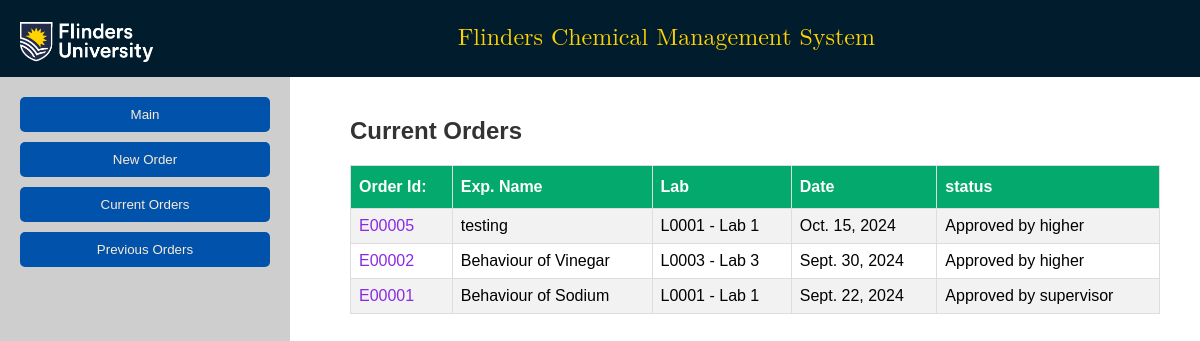
The page /current_order/ on the database as committed earlier.
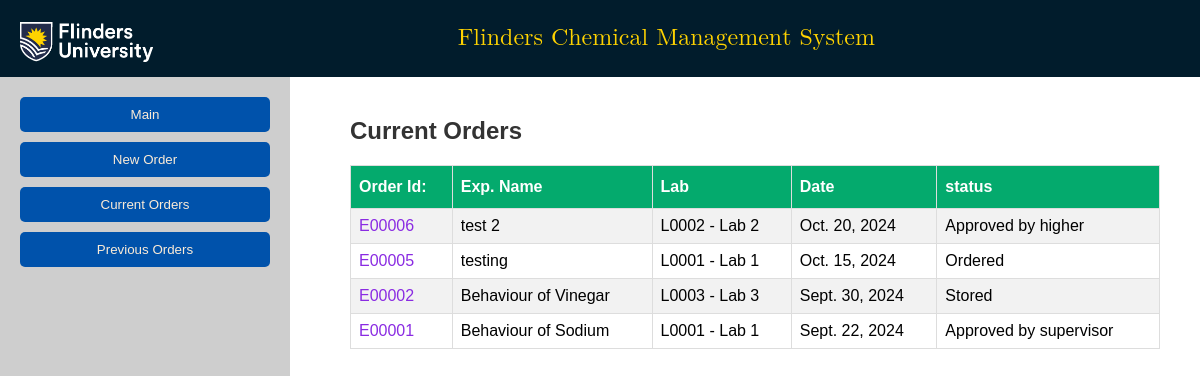
The same page on the database as committed later.
### furc/models.py (models this page shows, shortened)
class Order(models.Model):
    order_id = models.CharField(primary_key=True, max_length=10)
    exp_name = models.CharField(max_length=100)
    lab_id = models.ForeignKey(Laboratory, on_delete=models.CASCADE)
    exp_procedure = models.FileField(upload_to= custom_file_upload_path_exp, null=True, blank=True)
    risk_assessment = models.FileField(upload_to= custom_file_upload_path_risk, null=True, blank=True)
    order_date = models.DateField(editable=False, auto_now_add=True)
    updated_date = models.DateField(default=None, null=True)
    order_status = models.CharField(max_length=30, choices=ORDER_STATUS, default='Requested')

class Laboratory(models.Model):
    lab_id = models.CharField(primary_key=True, max_length=10)
    lab_name = models.CharField(max_length=50)
    center_id = models.ForeignKey(ResearchCenter, on_delete=models.CASCADE, null=True, blank=True)
    storage_locations = GenericRelation(StorageLocation)
    def __str__(self):
        return f'{self.lab_id} - {self.lab_name}'

### furc/views.py (the view)
# urls.py: path('current_order/', views.currentOrder, name='currentOrder'),
def currentOrder(request):
    current_order = Order.objects.all().exclude(order_status='Closed').exclude(order_status='Rejected by supervisor').exclude(order_status='Rejected by higher').order_by('-order_date')
    params = {'orders':current_order}
    return render(request, 'furc/current_order.html', params)

### furc/templates/furc/current_order.html (shortened to what this page needs)
<!DOCTYPE html> {% load static %}
<html lang="en">
<head>
    <link rel="stylesheet" href="{% static 'css/style.css' %}">
</head>
<body>
    <header class="header">
        <div class="logo">
            <img src="{% static 'images/flinder-logo_white.png' %}" alt="Flinders University Logo" style="height: 50px;">
        </div>
        <div class="title">
            <p class="headerTitle">Flinders Chemical Management System</p>
        </div>
    </header>
    <div class="container">
        <div class="sidebar">
            <button><a href="/researchStaff/">Main</a></button>
            <button><a href="/new_order/">New Order</a></button>
            <button><a href="/current_order/">Current Orders</a></button>
            <button><a href="/previous_order/">Previous Orders</a></button>
        </div>
        <div class="content">
            <div id="current-orders" class="content-section">
                <h2>Current Orders</h2>
                <table id="customers" style="border-radius:20px;">
                            <tr>
                                <th>Order Id:</th>
                                <th>Exp. Name</th>
                                <th>Lab</th>
                                <th>Date</th>
                                <th>status</th>
                            </tr>
                    {% for item in orders %}
                            <tr>
                                <td><a class="orderidLink" href="/orderView/{{item.order_id}}">{{item.order_id}}</a></td>
                                <td>{{item.exp_name}}</td>
                                <td>{{item.lab_id}}</td>
                                <td>{{item.order_date}}</td>
                                <td>{{item.order_status}}</td>
                            </tr>
                    {% endfor %}
                        </table>
            </div>
        </div>
    </div>
</body>
</html>

Rows that differ between the two databases and show on the page:
added Order: order_id "E00006", exp_name "test 2", lab_id "L0002 - Lab 2", order_date "Oct. 20, 2024", order_status "Approved by higher"
changed Order "testing": order_status "Approved by higher" → "Ordered"
changed Order "Behaviour of Vinegar": order_status "Approved by higher" → "Stored"
